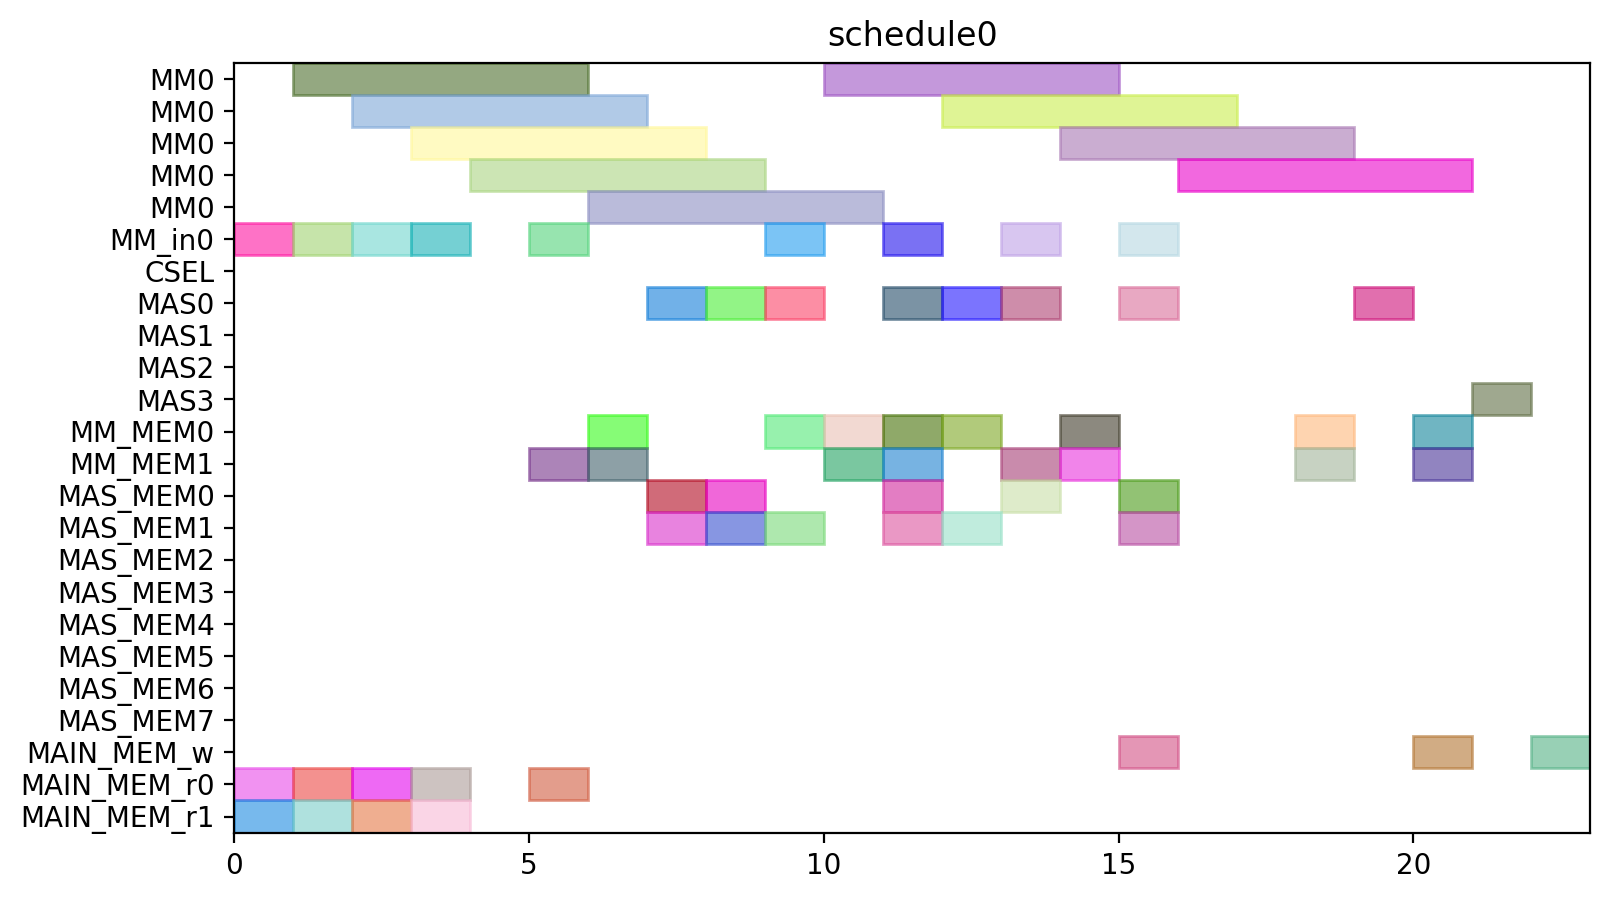

Generate this figure with Python:
from pyschedule import Scenario, solvers, plotters, alt


def solve():
	horizon = 120
	S = Scenario("schedule0", horizon=horizon)

	# resource
	MM = S.Resources('MM', num=1, size=5)
	MM_in = S.Resources('MM_in', num=1)
	CSEL = S.Resource('CSEL')
	MAS = S.Resources('MAS', num=4, size=1, periods=range(1, horizon))
	MM_MEM = S.Resources('MM_MEM', num=2)
	MAS_MEM = S.Resources('MAS_MEM', num=8)
	MAIN_MEM_w = S.Resource('MAIN_MEM_w', size=1)
	MAIN_MEM_r = S.Resources('MAIN_MEM_r', num=2)

	# result of previous scheduling

	# new tasks
	t0 = S.Task('t0', length=5, delay_cost=1)
	t0 += alt(MM)
	t0_in = S.Task('t0_in', length=1, delay_cost=1)
	t0_in += alt(MM_in)
	S += t0_in*MM_in[0]<=t0*MM[0]
	t0_mem0 = S.Task('t0_mem0', length=1, delay_cost=1)
	t0_mem0 += MAIN_MEM_r[0]
	S += t0_mem0 <= t0

	t0_mem1 = S.Task('t0_mem1', length=1, delay_cost=1)
	t0_mem1 += MAIN_MEM_r[1]
	S += t0_mem1 <= t0

	t3 = S.Task('t3', length=5, delay_cost=1)
	t3 += alt(MM)
	t3_in = S.Task('t3_in', length=1, delay_cost=1)
	t3_in += alt(MM_in)
	S += t3_in*MM_in[0]<=t3*MM[0]
	t3_mem0 = S.Task('t3_mem0', length=1, delay_cost=1)
	t3_mem0 += MAIN_MEM_r[0]
	S += t3_mem0 <= t3

	t3_mem1 = S.Task('t3_mem1', length=1, delay_cost=1)
	t3_mem1 += MAIN_MEM_r[1]
	S += t3_mem1 <= t3

	t1 = S.Task('t1', length=5, delay_cost=1)
	t1 += alt(MM)
	t1_in = S.Task('t1_in', length=1, delay_cost=1)
	t1_in += alt(MM_in)
	S += t1_in*MM_in[0]<=t1*MM[0]
	t1_mem0 = S.Task('t1_mem0', length=1, delay_cost=1)
	t1_mem0 += MAIN_MEM_r[0]
	S += t1_mem0 <= t1

	t1_mem1 = S.Task('t1_mem1', length=1, delay_cost=1)
	t1_mem1 += MAIN_MEM_r[1]
	S += t1_mem1 <= t1

	t2 = S.Task('t2', length=5, delay_cost=1)
	t2 += alt(MM)
	t2_in = S.Task('t2_in', length=1, delay_cost=1)
	t2_in += alt(MM_in)
	S += t2_in*MM_in[0]<=t2*MM[0]
	t2_mem0 = S.Task('t2_mem0', length=1, delay_cost=1)
	t2_mem0 += MAIN_MEM_r[0]
	S += t2_mem0 <= t2

	t2_mem1 = S.Task('t2_mem1', length=1, delay_cost=1)
	t2_mem1 += MAIN_MEM_r[1]
	S += t2_mem1 <= t2

	t4 = S.Task('t4', length=5, delay_cost=1)
	t4 += alt(MM)
	t4_in = S.Task('t4_in', length=1, delay_cost=1)
	t4_in += alt(MM_in)
	S += t4_in*MM_in[0]<=t4*MM[0]
	t4_mem0 = S.Task('t4_mem0', length=1, delay_cost=1)
	t4_mem0 += MAIN_MEM_r[0]
	S += t4_mem0 <= t4

	t4_mem1 = S.Task('t4_mem1', length=1, delay_cost=1)
	t4_mem1 += alt(MM_MEM)
	S += (t2*MM[0])-1 < t4_mem1*MM_MEM[1]
	S += t4_mem1 <= t4

	t5 = S.Task('t5', length=1, delay_cost=1)
	t5 += alt(MAS)
	t5_mem0 = S.Task('t5_mem0', length=1, delay_cost=1)
	t5_mem0 += alt(MM_MEM)
	S += (t0*MM[0])-1 < t5_mem0*MM_MEM[0]
	S += t5_mem0 <= t5

	t5_mem1 = S.Task('t5_mem1', length=1, delay_cost=1)
	t5_mem1 += alt(MM_MEM)
	S += (t0*MM[0])-1 < t5_mem1*MM_MEM[1]
	S += t5_mem1 <= t5

	t6 = S.Task('t6', length=1, delay_cost=1)
	t6 += alt(MAS)
	t6_mem0 = S.Task('t6_mem0', length=1, delay_cost=1)
	t6_mem0 += alt(MAS_MEM)
	S += (t5*MAS[0])-1 < t6_mem0*MAS_MEM[0]
	S += (t5*MAS[1])-1 < t6_mem0*MAS_MEM[2]
	S += (t5*MAS[2])-1 < t6_mem0*MAS_MEM[4]
	S += (t5*MAS[3])-1 < t6_mem0*MAS_MEM[6]
	S += t6_mem0 <= t6

	t6_mem1 = S.Task('t6_mem1', length=1, delay_cost=1)
	t6_mem1 += alt(MAS_MEM)
	S += (t5*MAS[0])-1 < t6_mem1*MAS_MEM[1]
	S += (t5*MAS[1])-1 < t6_mem1*MAS_MEM[3]
	S += (t5*MAS[2])-1 < t6_mem1*MAS_MEM[5]
	S += (t5*MAS[3])-1 < t6_mem1*MAS_MEM[7]
	S += t6_mem1 <= t6

	t9 = S.Task('t9', length=1, delay_cost=1)
	t9 += alt(MAS)
	t9_mem0 = S.Task('t9_mem0', length=1, delay_cost=1)
	t9_mem0 += alt(MM_MEM)
	S += (t0*MM[0])-1 < t9_mem0*MM_MEM[0]
	S += t9_mem0 <= t9

	t9_mem1 = S.Task('t9_mem1', length=1, delay_cost=1)
	t9_mem1 += alt(MM_MEM)
	S += (t4*MM[0])-1 < t9_mem1*MM_MEM[1]
	S += t9_mem1 <= t9

	t10 = S.Task('t10', length=1, delay_cost=1)
	t10 += alt(MAS)
	t10_mem0 = S.Task('t10_mem0', length=1, delay_cost=1)
	t10_mem0 += alt(MM_MEM)
	S += (t4*MM[0])-1 < t10_mem0*MM_MEM[0]
	S += t10_mem0 <= t10

	t10_mem1 = S.Task('t10_mem1', length=1, delay_cost=1)
	t10_mem1 += alt(MM_MEM)
	S += (t4*MM[0])-1 < t10_mem1*MM_MEM[1]
	S += t10_mem1 <= t10

	t7 = S.Task('t7', length=1, delay_cost=1)
	t7 += alt(MAS)
	t7_mem0 = S.Task('t7_mem0', length=1, delay_cost=1)
	t7_mem0 += alt(MAS_MEM)
	S += (t6*MAS[0])-1 < t7_mem0*MAS_MEM[0]
	S += (t6*MAS[1])-1 < t7_mem0*MAS_MEM[2]
	S += (t6*MAS[2])-1 < t7_mem0*MAS_MEM[4]
	S += (t6*MAS[3])-1 < t7_mem0*MAS_MEM[6]
	S += t7_mem0 <= t7

	t7_mem1 = S.Task('t7_mem1', length=1, delay_cost=1)
	t7_mem1 += alt(MAS_MEM)
	S += (t6*MAS[0])-1 < t7_mem1*MAS_MEM[1]
	S += (t6*MAS[1])-1 < t7_mem1*MAS_MEM[3]
	S += (t6*MAS[2])-1 < t7_mem1*MAS_MEM[5]
	S += (t6*MAS[3])-1 < t7_mem1*MAS_MEM[7]
	S += t7_mem1 <= t7

	t11 = S.Task('t11', length=1, delay_cost=1)
	t11 += alt(MAS)
	t11_mem0 = S.Task('t11_mem0', length=1, delay_cost=1)
	t11_mem0 += alt(MAS_MEM)
	S += (t10*MAS[0])-1 < t11_mem0*MAS_MEM[0]
	S += (t10*MAS[1])-1 < t11_mem0*MAS_MEM[2]
	S += (t10*MAS[2])-1 < t11_mem0*MAS_MEM[4]
	S += (t10*MAS[3])-1 < t11_mem0*MAS_MEM[6]
	S += t11_mem0 <= t11

	t11_mem1 = S.Task('t11_mem1', length=1, delay_cost=1)
	t11_mem1 += alt(MM_MEM)
	S += (t4*MM[0])-1 < t11_mem1*MM_MEM[1]
	S += t11_mem1 <= t11

	t8 = S.Task('t8', length=5, delay_cost=1)
	t8 += alt(MM)
	t8_in = S.Task('t8_in', length=1, delay_cost=1)
	t8_in += alt(MM_in)
	S += t8_in*MM_in[0]<=t8*MM[0]
	t8_mem0 = S.Task('t8_mem0', length=1, delay_cost=1)
	t8_mem0 += alt(MM_MEM)
	S += (t4*MM[0])-1 < t8_mem0*MM_MEM[0]
	S += t8_mem0 <= t8

	t8_mem1 = S.Task('t8_mem1', length=1, delay_cost=1)
	t8_mem1 += alt(MAS_MEM)
	S += (t7*MAS[0])-1 < t8_mem1*MAS_MEM[1]
	S += (t7*MAS[1])-1 < t8_mem1*MAS_MEM[3]
	S += (t7*MAS[2])-1 < t8_mem1*MAS_MEM[5]
	S += (t7*MAS[3])-1 < t8_mem1*MAS_MEM[7]
	S += t8_mem1 <= t8

	new_PZ = S.Task('new_PZ', length=5, delay_cost=1)
	new_PZ += alt(MM)
	new_PZ_in = S.Task('new_PZ_in', length=1, delay_cost=1)
	new_PZ_in += alt(MM_in)
	S += new_PZ_in*MM_in[0]<=new_PZ*MM[0]
	S += 0<new_PZ

	new_PZ_w = S.Task('new_PZ_w', length=1, delay_cost=1)
	new_PZ_w += alt(MAIN_MEM_w)
	S += new_PZ <= new_PZ_w

	new_PZ_mem0 = S.Task('new_PZ_mem0', length=1, delay_cost=1)
	new_PZ_mem0 += alt(MM_MEM)
	S += (t1*MM[0])-1 < new_PZ_mem0*MM_MEM[0]
	S += new_PZ_mem0 <= new_PZ

	new_PZ_mem1 = S.Task('new_PZ_mem1', length=1, delay_cost=1)
	new_PZ_mem1 += alt(MAS_MEM)
	S += (t7*MAS[0])-1 < new_PZ_mem1*MAS_MEM[1]
	S += (t7*MAS[1])-1 < new_PZ_mem1*MAS_MEM[3]
	S += (t7*MAS[2])-1 < new_PZ_mem1*MAS_MEM[5]
	S += (t7*MAS[3])-1 < new_PZ_mem1*MAS_MEM[7]
	S += new_PZ_mem1 <= new_PZ

	t12 = S.Task('t12', length=1, delay_cost=1)
	t12 += alt(MAS)
	t12_mem0 = S.Task('t12_mem0', length=1, delay_cost=1)
	t12_mem0 += alt(MM_MEM)
	S += (t0*MM[0])-1 < t12_mem0*MM_MEM[0]
	S += t12_mem0 <= t12

	t12_mem1 = S.Task('t12_mem1', length=1, delay_cost=1)
	t12_mem1 += alt(MAS_MEM)
	S += (t11*MAS[0])-1 < t12_mem1*MAS_MEM[1]
	S += (t11*MAS[1])-1 < t12_mem1*MAS_MEM[3]
	S += (t11*MAS[2])-1 < t12_mem1*MAS_MEM[5]
	S += (t11*MAS[3])-1 < t12_mem1*MAS_MEM[7]
	S += t12_mem1 <= t12

	t13 = S.Task('t13', length=5, delay_cost=1)
	t13 += alt(MM)
	t13_in = S.Task('t13_in', length=1, delay_cost=1)
	t13_in += alt(MM_in)
	S += t13_in*MM_in[0]<=t13*MM[0]
	t13_mem0 = S.Task('t13_mem0', length=1, delay_cost=1)
	t13_mem0 += alt(MAS_MEM)
	S += (t12*MAS[0])-1 < t13_mem0*MAS_MEM[0]
	S += (t12*MAS[1])-1 < t13_mem0*MAS_MEM[2]
	S += (t12*MAS[2])-1 < t13_mem0*MAS_MEM[4]
	S += (t12*MAS[3])-1 < t13_mem0*MAS_MEM[6]
	S += t13_mem0 <= t13

	t13_mem1 = S.Task('t13_mem1', length=1, delay_cost=1)
	t13_mem1 += alt(MAS_MEM)
	S += (t9*MAS[0])-1 < t13_mem1*MAS_MEM[1]
	S += (t9*MAS[1])-1 < t13_mem1*MAS_MEM[3]
	S += (t9*MAS[2])-1 < t13_mem1*MAS_MEM[5]
	S += (t9*MAS[3])-1 < t13_mem1*MAS_MEM[7]
	S += t13_mem1 <= t13

	t14 = S.Task('t14', length=5, delay_cost=1)
	t14 += alt(MM)
	t14_in = S.Task('t14_in', length=1, delay_cost=1)
	t14_in += alt(MM_in)
	S += t14_in*MM_in[0]<=t14*MM[0]
	t14_mem0 = S.Task('t14_mem0', length=1, delay_cost=1)
	t14_mem0 += alt(MAS_MEM)
	S += (t12*MAS[0])-1 < t14_mem0*MAS_MEM[0]
	S += (t12*MAS[1])-1 < t14_mem0*MAS_MEM[2]
	S += (t12*MAS[2])-1 < t14_mem0*MAS_MEM[4]
	S += (t12*MAS[3])-1 < t14_mem0*MAS_MEM[6]
	S += t14_mem0 <= t14

	t14_mem1 = S.Task('t14_mem1', length=1, delay_cost=1)
	t14_mem1 += alt(MM_MEM)
	S += (t3*MM[0])-1 < t14_mem1*MM_MEM[1]
	S += t14_mem1 <= t14

	new_PY = S.Task('new_PY', length=1, delay_cost=1)
	new_PY += alt(MAS)
	S += 0<new_PY

	new_PY_w = S.Task('new_PY_w', length=1, delay_cost=1)
	new_PY_w += alt(MAIN_MEM_w)
	S += new_PY <= new_PY_w

	new_PY_mem0 = S.Task('new_PY_mem0', length=1, delay_cost=1)
	new_PY_mem0 += alt(MM_MEM)
	S += (t8*MM[0])-1 < new_PY_mem0*MM_MEM[0]
	S += new_PY_mem0 <= new_PY

	new_PY_mem1 = S.Task('new_PY_mem1', length=1, delay_cost=1)
	new_PY_mem1 += alt(MM_MEM)
	S += (t13*MM[0])-1 < new_PY_mem1*MM_MEM[1]
	S += new_PY_mem1 <= new_PY

	new_PX = S.Task('new_PX', length=1, delay_cost=1)
	new_PX += alt(MAS)
	S += 0<new_PX

	new_PX_w = S.Task('new_PX_w', length=1, delay_cost=1)
	new_PX_w += alt(MAIN_MEM_w)
	S += new_PX <= new_PX_w

	new_PX_mem0 = S.Task('new_PX_mem0', length=1, delay_cost=1)
	new_PX_mem0 += alt(MM_MEM)
	S += (t14*MM[0])-1 < new_PX_mem0*MM_MEM[0]
	S += new_PX_mem0 <= new_PX

	new_PX_mem1 = S.Task('new_PX_mem1', length=1, delay_cost=1)
	new_PX_mem1 += alt(MM_MEM)
	S += (t14*MM[0])-1 < new_PX_mem1*MM_MEM[1]
	S += new_PX_mem1 <= new_PX

	solvers.mip.solve(S,msg=1,kind='CPLEX',ratio_gap=1.01)

	solution = [['hoge']*len(S.solution()[1]) for i in range(len(S.solution()))]
	for i in range(len(S.solution())):
		for j in range(len(S.solution()[i])):
			solution[i][j]=str(S.solution()[i][j])
	print(solution)

	cycles = int(solution[-1][3])

	pic_file_name = "/home/mfukuda/ABE/multiRAM_multiMAS_16mux/scheduling_result/stage5MM1_stage1MAS4/EP_DBL_A_0/schedule0.png"
	if(S.solution() != []):
		plotters.matplotlib.plot(S,img_filename=pic_file_name, show_task_labels=False, fig_size=(cycles*0.25+3, 5))

	return solution
